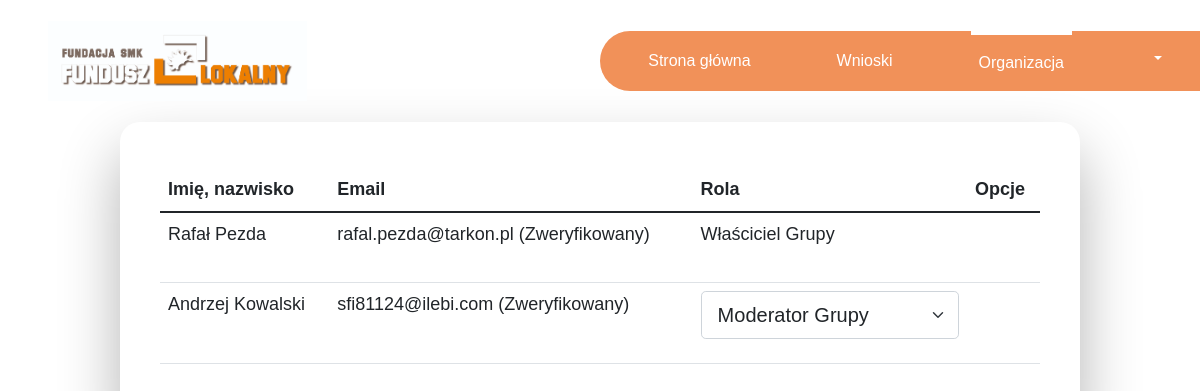
Screenshot of /organization/organizationsetting.php?ID=3 (signed in) with the database file from the repository.
### tables this page shows
CREATE TABLE `organizationconnect` (
  `organizationconnectID` int(11) NOT NULL,
  `UserID` int(11) NOT NULL,
  `role` int(11) NOT NULL,
  `OrganizationID` int(11) NOT NULL,
  `accept` tinyint(1) NOT NULL DEFAULT 0
);

CREATE TABLE `user` (
  `userID` int(11) NOT NULL,
  `name` text NOT NULL,
  `surname` text NOT NULL,
  `phone` text NOT NULL,
  `email` text NOT NULL,
  `role` int(11) NOT NULL DEFAULT 0,
  `verify` tinyint(1) NOT NULL DEFAULT 0
);

### auth.php (called while the page is built, shortened)
<?php
function returniserid(){
    return ($_SESSION['user_id']);
}

### organization/organizationsetting.php (the view, shortened to what this page needs)
<?php require_once("../auth.php"); ?>
<!DOCTYPE html>
<html lang="PL">
<head>
    <link href="https://cdn.jsdelivr.net/npm/bootstrap@5.1.3/dist/css/bootstrap.min.css" rel="stylesheet"
>
    <link href="style.css" rel="stylesheet">
    <link href="https://cdn.datatables.net/v/bs5/dt-2.0.5/datatables.min.css" rel="stylesheet">
</head>
<body>
<?php require_once("../navbar.php"); ?>
<div class="wrapper fadeInDown">
    <?php
    if (isset($_GET['ID'])) {
        $ID = urldecode($_GET['ID']);
    } ?>
    <table id="myTable" class="table table table-hover">
        <thead>
        <th scope="col">Imię, nazwisko</th>
        <th scope="col">Email</th>
        <th scope="col" data-orderable="false">Rola</th>
        <th scope="col">Opcje</th>
        </thead>
        <tbody>
        <?php
        require_once("../dbconnect.php");
        $sql = "SELECT oc.`OrganizationID`,oc.`organizationconnectID`,oc.`role`, oc.`accept`, u.name, u.surname, u.email, u.verify, u.userID FROM `organizationconnect` oc, `user` u where u.userID=oc.UserID and oc.OrganizationID=$ID and oc.`accept`!=2";
        $result = $conn->query($sql);
        while ($row = $result->fetch_assoc()) {
            echo "<tr>";
            echo "<td>"
                . $row['name'] . ' ' . $row['surname'];
            echo "<td>" . $row['email'] . " " . ($row['verify'] == 1 ? "(Zweryfikowany)" : "") . "</td>";
            echo "<td>";
            if($row['role']==3){
                echo "Właściciel Grupy";
            }else{
            echo "<form method='POST' action='update_role_organization.php' id='form-" . $row['organizationconnectID'] . "'>";
            echo "<select class='form-select form-select-lg mb-3' name='role' onchange='this.form.submit()' ";
            if ($row['verify'] == 0 or $row['userID']==returniserid()) {
                echo "disabled";
            }
            echo ">";
            echo "<option value='1'" . ($row['role'] == 1 ? " selected" : "") . ">Moderator Grupy</option>";
            echo "</select>";
            echo "</form>";
            }
            echo "</td>";
            echo "<td>";
            echo "</td>";
            echo "</tr>";
        }
        ?>
    </table>
</div>
</body>
</html>

### organization/style.css (style rules this page uses)
body { font-family: "Poppins", sans-serif; height: 94vh; }
.wrapper { display: flex; flex-direction: column; justify-content: center; width: 80%; padding: 40px; -webkit-box-shadow: 0 30px 60px 0 rgba(0,0,0,0.3); margin-left: auto; margin-right: auto; border-radius:20px; }
.fadeInDown { -webkit-animation-name: fadeInDown; animation-name: fadeInDown; -webkit-animation-duration: 1s; animation-duration: 1s; -webkit-animation-fill-mode: both; animation-fill-mode: both; }
.table tbody tr { font-size: 18px; height: 70px; }

### rows the page displays
organizationconnect: UserID.name "Rafał", UserID.surname "Pezda", UserID.email "rafal.pezda@tarkon.pl", role "Właściciel Grupy"
organizationconnect: UserID.name "Andrzej", UserID.surname "Kowalski", UserID.email "sfi81124@ilebi.com", role "Moderator Grupy"
